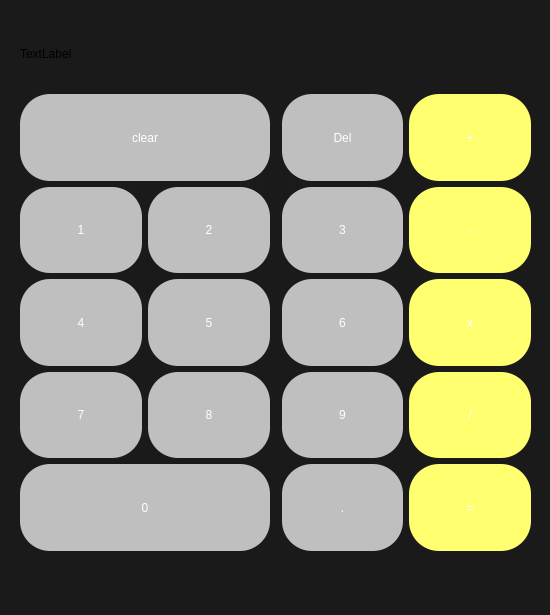
<?xml version="1.0" encoding="UTF-8"?>
<ui version="4.0">
 <class>MainWindow</class>
 <widget class="QMainWindow" name="MainWindow">
  <property name="geometry">
   <rect>
    <x>0</x>
    <y>0</y>
    <width>550</width>
    <height>615</height>
   </rect>
  </property>
  <property name="windowTitle">
   <string>calculator</string>
  </property>
  <property name="styleSheet">
   <string notr="true">background-color: rgb(26, 26, 26);</string>
  </property>
  <property name="unifiedTitleAndToolBarOnMac">
   <bool>true</bool>
  </property>
  <widget class="QWidget" name="centralwidget">
   <widget class="QWidget" name="gridLayoutWidget">
    <property name="geometry">
     <rect>
      <x>20</x>
      <y>20</y>
      <width>511</width>
      <height>531</height>
     </rect>
    </property>
    <layout class="QGridLayout" name="gridLayout">
     <item row="0" column="0">
      <layout class="QGridLayout" name="gridLayout_2">
       <item row="2" column="1">
        <widget class="QPushButton" name="push_2">
         <property name="sizePolicy">
          <sizepolicy hsizetype="MinimumExpanding" vsizetype="Preferred">
           <horstretch>0</horstretch>
           <verstretch>14</verstretch>
          </sizepolicy>
         </property>
         <property name="styleSheet">
          <string notr="true">QPushButton{
font: 75 20pt &quot;MS Shell Dlg 2&quot;;
color:rgb(255, 255, 255);
background-color:rgb(191, 191, 191);
border-radius:30px;
}

QPushButton:hover{
color:rgb(61,61,61);
background-color:rgb(238,238,238);
}

QPushButton:hover{
color:rgb(255,255,255);
background-color:rgb(208,0,0);
}



</string>
         </property>
         <property name="text">
          <string>2</string>
         </property>
         <property name="shortcut">
          <string>2</string>
         </property>
        </widget>
       </item>
       <item row="3" column="3">
        <widget class="QPushButton" name="push_6">
         <property name="sizePolicy">
          <sizepolicy hsizetype="MinimumExpanding" vsizetype="Preferred">
           <horstretch>0</horstretch>
           <verstretch>14</verstretch>
          </sizepolicy>
         </property>
         <property name="styleSheet">
          <string notr="true">QPushButton{
font: 75 20pt &quot;MS Shell Dlg 2&quot;;
color:rgb(255, 255, 255);
background-color:rgb(191, 191, 191);
border-radius:30px;
}

QPushButton:hover{
color:rgb(61,61,61);
background-color:rgb(238,238,238);
}

QPushButton:hover{
color:rgb(255,255,255);
background-color:rgb(208,0,0);
}



</string>
         </property>
         <property name="text">
          <string>6</string>
         </property>
         <property name="shortcut">
          <string>6</string>
         </property>
        </widget>
       </item>
       <item row="2" column="0">
        <widget class="QPushButton" name="push_1">
         <property name="sizePolicy">
          <sizepolicy hsizetype="MinimumExpanding" vsizetype="Preferred">
           <horstretch>0</horstretch>
           <verstretch>14</verstretch>
          </sizepolicy>
         </property>
         <property name="styleSheet">
          <string notr="true">QPushButton{
font: 75 20pt &quot;MS Shell Dlg 2&quot;;
color:rgb(255, 255, 255);
background-color:rgb(191, 191, 191);
border-radius:30px;
}

QPushButton:hover{
color:rgb(61,61,61);
background-color:rgb(238,238,238);
}

QPushButton:hover{
color:rgb(255,255,255);
background-color:rgb(208,0,0);
}



</string>
         </property>
         <property name="text">
          <string>1</string>
         </property>
         <property name="shortcut">
          <string>1</string>
         </property>
        </widget>
       </item>
       <item row="3" column="0">
        <widget class="QPushButton" name="push_4">
         <property name="sizePolicy">
          <sizepolicy hsizetype="MinimumExpanding" vsizetype="Preferred">
           <horstretch>0</horstretch>
           <verstretch>14</verstretch>
          </sizepolicy>
         </property>
         <property name="styleSheet">
          <string notr="true">QPushButton{
font: 75 20pt &quot;MS Shell Dlg 2&quot;;
color:rgb(255, 255, 255);
background-color:rgb(191, 191, 191);
border-radius:30px;
}

QPushButton:hover{
color:rgb(61,61,61);
background-color:rgb(238,238,238);
}

QPushButton:hover{
color:rgb(255,255,255);
background-color:rgb(208,0,0);
}



</string>
         </property>
         <property name="text">
          <string>4</string>
         </property>
         <property name="shortcut">
          <string>4</string>
         </property>
        </widget>
       </item>
       <item row="4" column="3">
        <widget class="QPushButton" name="push_9">
         <property name="sizePolicy">
          <sizepolicy hsizetype="MinimumExpanding" vsizetype="Preferred">
           <horstretch>0</horstretch>
           <verstretch>14</verstretch>
          </sizepolicy>
         </property>
         <property name="styleSheet">
          <string notr="true">QPushButton{
font: 75 20pt &quot;MS Shell Dlg 2&quot;;
color:rgb(255, 255, 255);
background-color:rgb(191, 191, 191);
border-radius:30px;
}

QPushButton:hover{
color:rgb(61,61,61);
background-color:rgb(238,238,238);
}

QPushButton:hover{
color:rgb(255,255,255);
background-color:rgb(208,0,0);
}



</string>
         </property>
         <property name="text">
          <string>9</string>
         </property>
         <property name="shortcut">
          <string>9</string>
         </property>
        </widget>
       </item>
       <item row="5" column="3">
        <widget class="QPushButton" name="pushButton_12">
         <property name="sizePolicy">
          <sizepolicy hsizetype="MinimumExpanding" vsizetype="Preferred">
           <horstretch>0</horstretch>
           <verstretch>14</verstretch>
          </sizepolicy>
         </property>
         <property name="styleSheet">
          <string notr="true">QPushButton{
font: 75 20pt &quot;MS Shell Dlg 2&quot;;
color:rgb(255, 255, 255);
background-color:rgb(191, 191, 191);
border-radius:30px;
}

QPushButton:hover{
color:rgb(61,61,61);
background-color:rgb(238,238,238);
}

QPushButton:hover{
color:rgb(255,255,255);
background-color:rgb(208,0,0);
}



</string>
         </property>
         <property name="text">
          <string>.</string>
         </property>
         <property name="shortcut">
          <string>.</string>
         </property>
        </widget>
       </item>
       <item row="2" column="4">
        <widget class="QPushButton" name="push_minus">
         <property name="sizePolicy">
          <sizepolicy hsizetype="MinimumExpanding" vsizetype="Preferred">
           <horstretch>0</horstretch>
           <verstretch>14</verstretch>
          </sizepolicy>
         </property>
         <property name="styleSheet">
          <string notr="true">QPushButton{
font: 75 36pt &quot;MS Shell Dlg 2&quot;;
color:rgb(255, 255, 255);
background-color:rgb(255, 255, 112);
border-radius:30px;
}

QPushButton:hover{
color:rgb(61,61,61);
background-color:rgb(238,238,238);
}

QPushButton:hover{
color:rgb(255,255,255);
background-color:rgb(208,0,0);
}



</string>
         </property>
         <property name="text">
          <string>-</string>
         </property>
         <property name="shortcut">
          <string>-</string>
         </property>
        </widget>
       </item>
       <item row="3" column="4">
        <widget class="QPushButton" name="push_multi">
         <property name="sizePolicy">
          <sizepolicy hsizetype="MinimumExpanding" vsizetype="Preferred">
           <horstretch>0</horstretch>
           <verstretch>14</verstretch>
          </sizepolicy>
         </property>
         <property name="styleSheet">
          <string notr="true">QPushButton{
font: 75 36pt &quot;MS Shell Dlg 2&quot;;
color:rgb(255, 255, 255);
background-color:rgb(255, 255, 112);
border-radius:30px;
}

QPushButton:hover{
color:rgb(61,61,61);
background-color:rgb(238,238,238);
}

QPushButton:hover{
color:rgb(255,255,255);
background-color:rgb(208,0,0);
}



</string>
         </property>
         <property name="text">
          <string>x</string>
         </property>
         <property name="shortcut">
          <string>*</string>
         </property>
        </widget>
       </item>
       <item row="4" column="4">
        <widget class="QPushButton" name="push_div">
         <property name="sizePolicy">
          <sizepolicy hsizetype="MinimumExpanding" vsizetype="Preferred">
           <horstretch>0</horstretch>
           <verstretch>14</verstretch>
          </sizepolicy>
         </property>
         <property name="styleSheet">
          <string notr="true">QPushButton{
font: 75 36pt &quot;MS Shell Dlg 2&quot;;
color:rgb(255, 255, 255);
background-color:rgb(255, 255, 112);
border-radius:30px;
}

QPushButton:hover{
color:rgb(61,61,61);
background-color:rgb(238,238,238);
}

QPushButton:hover{
color:rgb(255,255,255);
background-color:rgb(208,0,0);
}



</string>
         </property>
         <property name="text">
          <string>/</string>
         </property>
         <property name="shortcut">
          <string>/</string>
         </property>
        </widget>
       </item>
       <item row="5" column="4">
        <widget class="QPushButton" name="push_equal">
         <property name="sizePolicy">
          <sizepolicy hsizetype="MinimumExpanding" vsizetype="Preferred">
           <horstretch>0</horstretch>
           <verstretch>14</verstretch>
          </sizepolicy>
         </property>
         <property name="styleSheet">
          <string notr="true">QPushButton{
font: 75 36pt &quot;MS Shell Dlg 2&quot;;
color:rgb(255, 255, 255);
background-color:rgb(255, 255, 112);
border-radius:30px;
}

QPushButton:hover{
color:rgb(61,61,61);
background-color:rgb(238,238,238);
}

QPushButton:hover{
color:rgb(255,255,255);
background-color:rgb(208,0,0);
}



</string>
         </property>
         <property name="text">
          <string>=</string>
         </property>
         <property name="shortcut">
          <string>=</string>
         </property>
        </widget>
       </item>
       <item row="1" column="3">
        <widget class="QPushButton" name="push_Del">
         <property name="sizePolicy">
          <sizepolicy hsizetype="MinimumExpanding" vsizetype="Preferred">
           <horstretch>0</horstretch>
           <verstretch>14</verstretch>
          </sizepolicy>
         </property>
         <property name="styleSheet">
          <string notr="true">QPushButton{
font: 75 20pt &quot;MS Shell Dlg 2&quot;;
color:rgb(255, 255, 255);
background-color:rgb(191, 191, 191);
border-radius:30px;
}

QPushButton:hover{
color:rgb(61,61,61);
background-color:rgb(238,238,238);
}

QPushButton:hover{
color:rgb(255,255,255);
background-color:rgb(208,0,0);
}



</string>
         </property>
         <property name="text">
          <string>Del</string>
         </property>
        </widget>
       </item>
       <item row="1" column="4">
        <widget class="QPushButton" name="push_plus">
         <property name="sizePolicy">
          <sizepolicy hsizetype="MinimumExpanding" vsizetype="Preferred">
           <horstretch>0</horstretch>
           <verstretch>14</verstretch>
          </sizepolicy>
         </property>
         <property name="styleSheet">
          <string notr="true">QPushButton{
font: 75 36pt &quot;MS Shell Dlg 2&quot;;
color:rgb(255, 255, 255);
background-color:rgb(255, 255, 112);
border-radius:30px;
}

QPushButton:hover{
color:rgb(61,61,61);
background-color:rgb(238,238,238);
}

QPushButton:hover{
color:rgb(255,255,255);
background-color:rgb(208,0,0);
}



</string>
         </property>
         <property name="text">
          <string>+</string>
         </property>
         <property name="shortcut">
          <string>+</string>
         </property>
        </widget>
       </item>
       <item row="1" column="0" colspan="2">
        <widget class="QPushButton" name="push_clear">
         <property name="sizePolicy">
          <sizepolicy hsizetype="MinimumExpanding" vsizetype="Preferred">
           <horstretch>0</horstretch>
           <verstretch>14</verstretch>
          </sizepolicy>
         </property>
         <property name="styleSheet">
          <string notr="true">QPushButton{
font: 75 20pt &quot;MS Shell Dlg 2&quot;;
color:rgb(255, 255, 255);
background-color:rgb(191, 191, 191);
border-radius:30px;
}

QPushButton:hover{
color:rgb(61,61,61);
background-color:rgb(238,238,238);
}

QPushButton:hover{
color:rgb(255,255,255);
background-color:rgb(208,0,0);
}



</string>
         </property>
         <property name="text">
          <string>clear</string>
         </property>
        </widget>
       </item>
       <item row="2" column="3">
        <widget class="QPushButton" name="push_3">
         <property name="sizePolicy">
          <sizepolicy hsizetype="MinimumExpanding" vsizetype="Preferred">
           <horstretch>0</horstretch>
           <verstretch>14</verstretch>
          </sizepolicy>
         </property>
         <property name="styleSheet">
          <string notr="true">QPushButton{
font: 75 20pt &quot;MS Shell Dlg 2&quot;;
color:rgb(255, 255, 255);
background-color:rgb(191, 191, 191);
border-radius:30px;
}

QPushButton:hover{
color:rgb(61,61,61);
background-color:rgb(238,238,238);
}

QPushButton:hover{
color:rgb(255,255,255);
background-color:rgb(208,0,0);
}



</string>
         </property>
         <property name="text">
          <string>3</string>
         </property>
         <property name="shortcut">
          <string>3</string>
         </property>
        </widget>
       </item>
       <item row="3" column="1">
        <widget class="QPushButton" name="push_5">
         <property name="sizePolicy">
          <sizepolicy hsizetype="MinimumExpanding" vsizetype="Preferred">
           <horstretch>0</horstretch>
           <verstretch>14</verstretch>
          </sizepolicy>
         </property>
         <property name="styleSheet">
          <string notr="true">QPushButton{
font: 75 20pt &quot;MS Shell Dlg 2&quot;;
color:rgb(255, 255, 255);
background-color:rgb(191, 191, 191);
border-radius:30px;
}

QPushButton:hover{
color:rgb(61,61,61);
background-color:rgb(238,238,238);
}

QPushButton:hover{
color:rgb(255,255,255);
background-color:rgb(208,0,0);
}



</string>
         </property>
         <property name="text">
          <string>5</string>
         </property>
         <property name="shortcut">
          <string>5</string>
         </property>
        </widget>
       </item>
       <item row="5" column="0" colspan="2">
        <widget class="QPushButton" name="push_0">
         <property name="sizePolicy">
          <sizepolicy hsizetype="MinimumExpanding" vsizetype="Preferred">
           <horstretch>0</horstretch>
           <verstretch>14</verstretch>
          </sizepolicy>
         </property>
         <property name="styleSheet">
          <string notr="true">QPushButton{
font: 75 20pt &quot;MS Shell Dlg 2&quot;;
color:rgb(255, 255, 255);
background-color:rgb(191, 191, 191);
border-radius:30px;
}

QPushButton:hover{
color:rgb(61,61,61);
background-color:rgb(238,238,238);
}

QPushButton:hover{
color:rgb(255,255,255);
background-color:rgb(208,0,0);
}



</string>
         </property>
         <property name="text">
          <string>0</string>
         </property>
         <property name="shortcut">
          <string>0</string>
         </property>
        </widget>
       </item>
       <item row="4" column="1">
        <widget class="QPushButton" name="push_8">
         <property name="sizePolicy">
          <sizepolicy hsizetype="MinimumExpanding" vsizetype="Preferred">
           <horstretch>0</horstretch>
           <verstretch>14</verstretch>
          </sizepolicy>
         </property>
         <property name="styleSheet">
          <string notr="true">QPushButton{
font: 75 20pt &quot;MS Shell Dlg 2&quot;;
color:rgb(255, 255, 255);
background-color:rgb(191, 191, 191);
border-radius:30px;
}

QPushButton:hover{
color:rgb(61,61,61);
background-color:rgb(238,238,238);
}

QPushButton:hover{
color:rgb(255,255,255);
background-color:rgb(208,0,0);
}



</string>
         </property>
         <property name="text">
          <string>8</string>
         </property>
         <property name="shortcut">
          <string>8</string>
         </property>
        </widget>
       </item>
       <item row="4" column="0">
        <widget class="QPushButton" name="push_7">
         <property name="sizePolicy">
          <sizepolicy hsizetype="MinimumExpanding" vsizetype="Preferred">
           <horstretch>0</horstretch>
           <verstretch>14</verstretch>
          </sizepolicy>
         </property>
         <property name="styleSheet">
          <string notr="true">QPushButton{
font: 75 20pt &quot;MS Shell Dlg 2&quot;;
color:rgb(255, 255, 255);
background-color:rgb(191, 191, 191);
border-radius:30px;
}

QPushButton:hover{
color:rgb(61,61,61);
background-color:rgb(238,238,238);
}

QPushButton:hover{
color:rgb(255,255,255);
background-color:rgb(208,0,0);
}



</string>
         </property>
         <property name="text">
          <string>7</string>
         </property>
         <property name="shortcut">
          <string>7</string>
         </property>
        </widget>
       </item>
       <item row="0" column="0" colspan="5">
        <widget class="QLabel" name="label">
         <property name="sizePolicy">
          <sizepolicy hsizetype="MinimumExpanding" vsizetype="Preferred">
           <horstretch>0</horstretch>
           <verstretch>11</verstretch>
          </sizepolicy>
         </property>
         <property name="styleSheet">
          <string notr="true">font: 75 28pt &quot;MS Shell Dlg 2&quot;;
</string>
         </property>
         <property name="text">
          <string>TextLabel</string>
         </property>
        </widget>
       </item>
      </layout>
     </item>
    </layout>
   </widget>
  </widget>
  <widget class="QMenuBar" name="menubar">
   <property name="geometry">
    <rect>
     <x>0</x>
     <y>0</y>
     <width>550</width>
     <height>26</height>
    </rect>
   </property>
  </widget>
  <widget class="QStatusBar" name="statusbar"/>
 </widget>
 <resources/>
 <connections/>
</ui>
